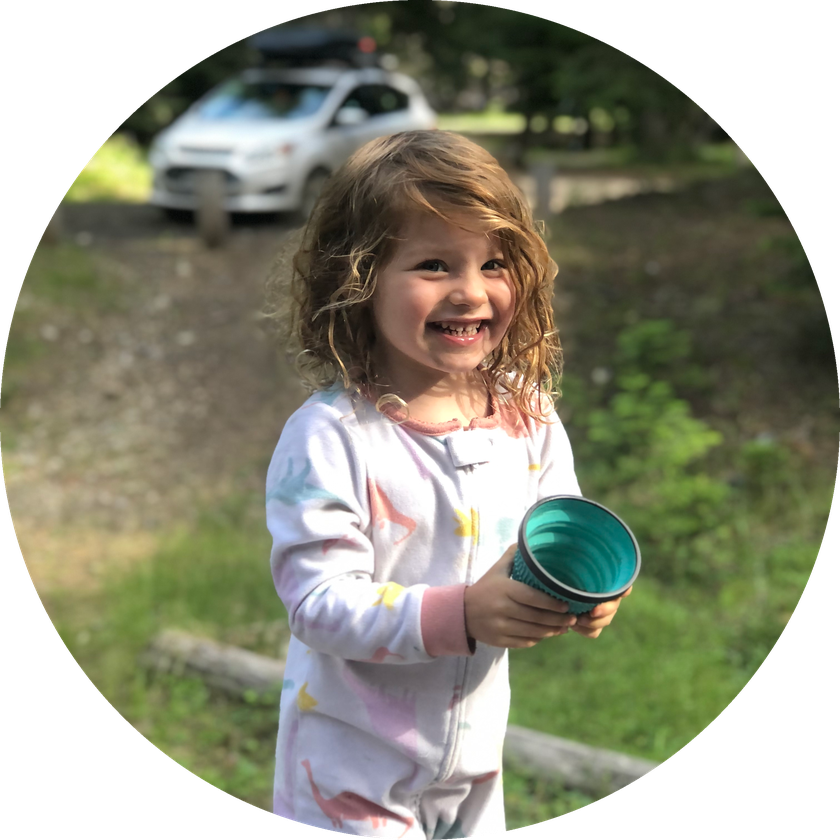
#> input picture code/imageGen/images/paidyn.png, 840 x 840 px, shrunk from 2362 x 2362 before the run, found by its file name
$ python imageGen.py
#> lines starting #> are read from the running program, lines starting #| are printed output that depends on the picture; after the words box and inside, x2 and y2 are one past the last pixel; in counts of white or black regions, pixels touching at a corner belong together
from PIL import Image, ImageDraw

# Open the image file
im = Image.open("paidyn.png")
#> im is the input picture: PIL image 840x840 RGBA; mean R, G, B, A 94.3, 94.7, 77.3, 200.3

# Get the width and height of the image
width, height = im.size
#> width = 840; height = 840

# Calculate the center of the image
center_x = width / 2
#> center_x = 420
center_y = height / 2
#> center_y = 420

# Set the number of slices
num_slices = 60

# Calculate the angle between each slice
angle_per_slice = 360.0 / num_slices

# Create a blank image to hold the slices
slices = []

# Loop through the slices
for i in range(num_slices):
    # Create a new image for each slice
    slice = Image.new('RGBA', (width, height), (0, 0, 0, 0))

    # Create a mask for the slice
    mask = Image.new('L', (width, height), 0)
    draw = ImageDraw.Draw(mask)
    draw.pieslice((0, 0, width, height), i * angle_per_slice, (i + 1) * angle_per_slice, fill=255)

    # Use the mask to extract the slice from the original image
    slice.putalpha(mask)
    slice.paste(im, (0, 0), mask)

    # Add the slice to the list of slices
    slices.append(slice)
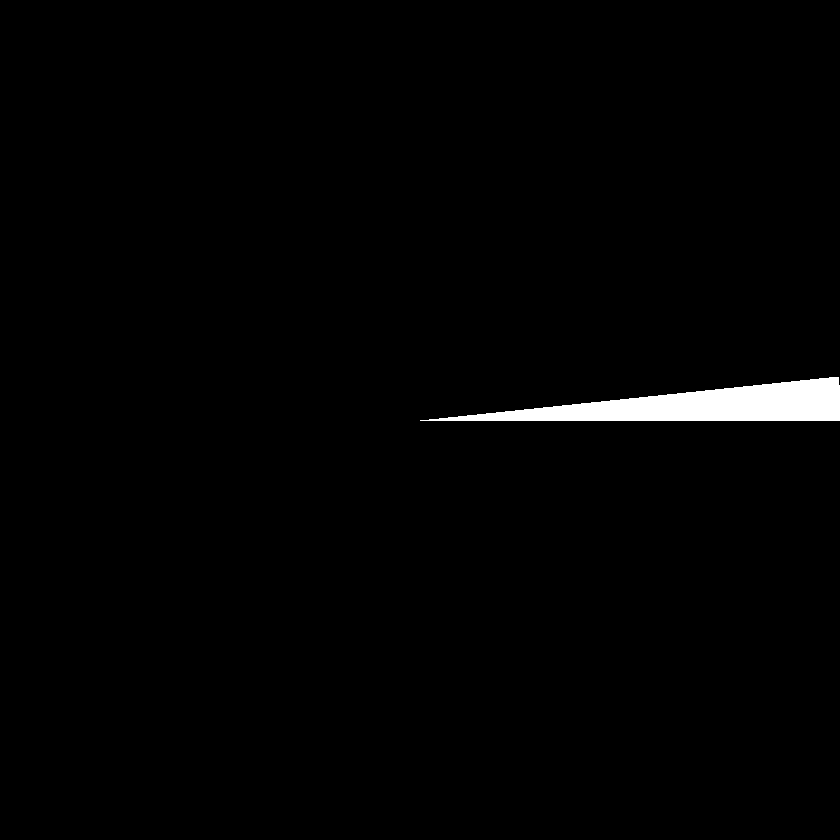
#> mask: PIL image 840x840 L; 1.3% white; 1 white region, box (x1, y1, x2, y2) and area: (420, 377, 840, 421) 9483
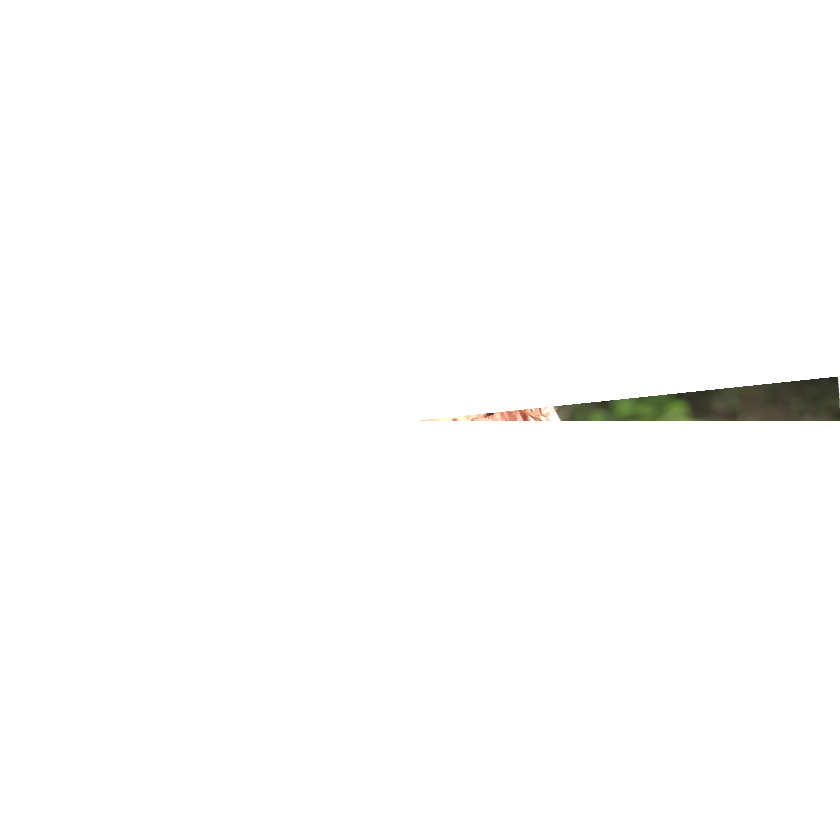
#> slice: PIL image 840x840 RGBA; mean R, G, B, A 1.2, 1.2, 0.9, 3.4; transparent parts drawn white
#> after the loop, slices = 60 items

# Save each slice as a separate image file
for i, slice in enumerate(slices):
    slice.save("slice_{}.png".format(i))
#> this loop made 60 passes
#> pass 1, `slice.save("slice_{}.png".format(i))`:
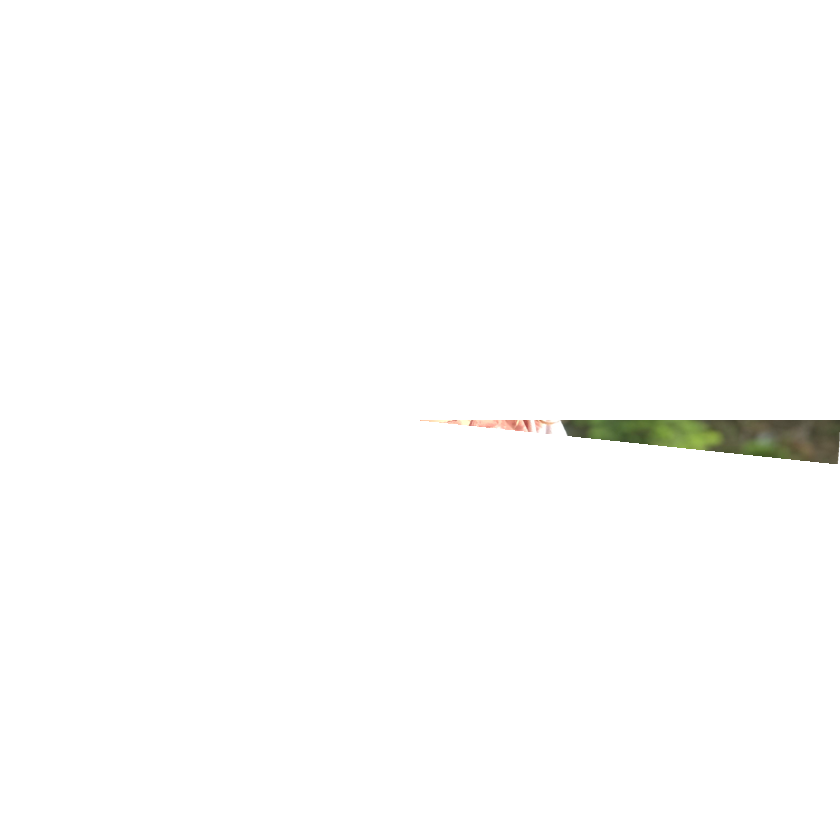
#> saved as slice_0.png: PIL image 840x840 RGBA; mean R, G, B, A 1.5, 1.6, 1.1, 3.4; transparent parts drawn white
#> pass 2, `slice.save("slice_{}.png".format(i))`:
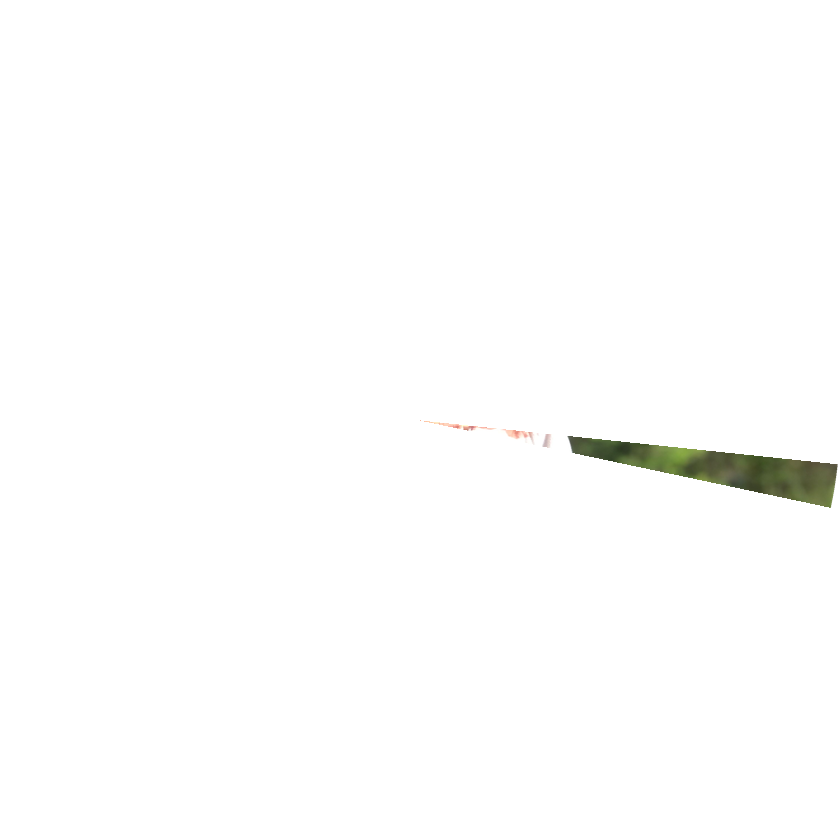
#> saved as slice_1.png: PIL image 840x840 RGBA; mean R, G, B, A 1.4, 1.5, 1.1, 3.4; transparent parts drawn white
